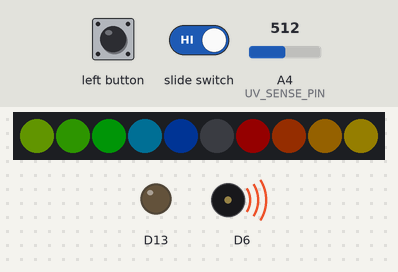
Bench run of a sketch on a simulated Adafruit Circuit Playground Express. Parts: 10 RGB LEDs in strip order, left to right, output pins drawn as LEDs (lit = HIGH), buzzer (waves = sounding). The test bench sets the inputs (shaded band); at power-on: A4 (UV_SENSE_PIN) = 512. Dim RGB values are drawn brighter than linear; what the sketch prints to the serial monitor is not drawn.

Above: at 1.2 s.
1.3 s: left button pressed for 3.2 s
7.5 s: A4 (UV_SENSE_PIN) set to 221
10.5 s: A4 (UV_SENSE_PIN) set to 187
At 11.5 s:
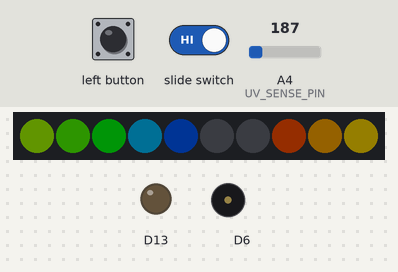
13.5 s: slide switch set LOW
16.5 s: slide switch set HIGH
19.5 s: A4 (UV_SENSE_PIN) set to 122
At 21.0 s:
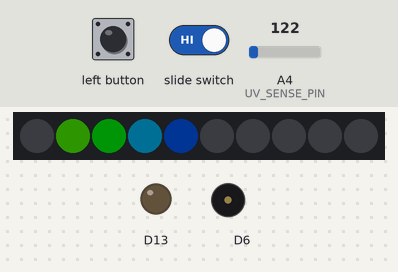
Timing chart, 0 to 22.5 s (numbered marks = the images above; inputs shaded):
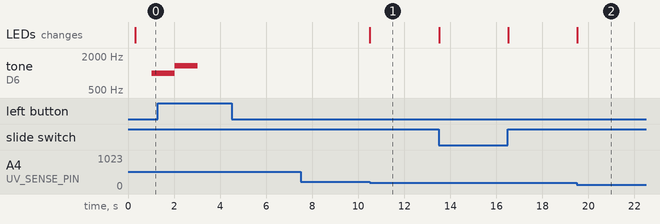

Measured:
- the behaviour switches between 205 and 204 on A4 (UV_SENSE_PIN) (found by bisection; images 0 and 1)
- after the input at 10.5 s, the LEDs: change at once (image 1)
- after the input at 19.5 s, the LEDs: change at once (image 2)

The sketch:

TE_303_UV.ino
```cpp
/*
  UV Project
  TE 303 Prototyping

  This UV project has 2 modes:
  Slide switch - left: Instant UV meter mode will show # of LEDs based on the currently measured UV Index
  Slide switch - right: Cumulative UV exposure mode (currenlty tuned to a demo mode, which will go off  quickly) keeps adding how much exposure you've had and plays an alarm when you've exceeded your daily safe dose of UV.

  (c) 2018 Concepcion Sosa & Duheng "Hansen" Liang

 */

#include <timer.h>
#include <Adafruit_CircuitPlayground.h>
#include <Adafruit_Circuit_Playground.h>

const int UV_SENSE_PIN = A4;
const int LED_COUNT = 10;
bool leftButtonPressed = false;
bool muted = false;
const int UV_EXP_THRESH = 210; // According to EPA, over 30 minutes of UVI 7 exposure can lead to skin damage
int cuUVExp = 0;
int instUVI = 0;
auto timer = timer_create_default();

void setup() {
  // initialize serial communication at 9600 bits per second:
  Serial.begin(9600);
  CircuitPlayground.begin();
}

void loop() {
  timer.tick();
  // read the input on analog pin 0:
  int sensorValue = analogRead(UV_SENSE_PIN);

  //delay(1);        // delay in between reads for stability

  leftButtonPressed = CircuitPlayground.leftButton(); // for muting the alarm


  // if slideswitch is on the left, it's the instant UV meter mode
  if(CircuitPlayground.slideSwitch()){
      showMeter(instUVI);
  }
  // if the slideswitch is on the right, show the cumulative exposure
  else{
    int currentExposure = map(cuUVExp, 0, UV_EXP_THRESH, 0, LED_COUNT);
      showMeter(currentExposure);
  }


  instUVI = map(sensorValue, 0, 1023, 0, 50); // according to Adafruit, the reading 0-5V corresponds linearly to UVI 0 - 50
  timer.every(1000, addExp); // Every minute, add current UVI to cumulative exposure

}

// show a "meter" with the ring of LEDs on the board. Input how many lights should go on
void showMeter(int meterValue) {


  //Limiter
  if (meterValue > LED_COUNT){
    meterValue = LED_COUNT;
  }

  if (meterValue < 0) {
    meterValue = 0;
  }


  // light up the LEDs in their pre-assigned colors while remapping to intuitive order
  switch (meterValue) {
    case 10: CircuitPlayground.setPixelColor(5, 0xff0000);
    case 9: CircuitPlayground.setPixelColor(6, 0xff0000);
    case 8: CircuitPlayground.setPixelColor(7, 0xf94e00);
    case 7: CircuitPlayground.setPixelColor(8, 0xf9a600);
    case 6: CircuitPlayground.setPixelColor(9, 0xf9db00);
    case 5: CircuitPlayground.setPixelColor(0, 0xaaf900);
    case 4: CircuitPlayground.setPixelColor(1, 0x52f900);
    case 3: CircuitPlayground.setPixelColor(2, 0x00f918);
    case 2: CircuitPlayground.setPixelColor(3, 0x00bef9);
    //case 1: CircuitPlayground.setPixelColor(4, 0x005ff9);
    default: CircuitPlayground.setPixelColor(4, 0x005ff9); // always light 1 up to show it's working.
  }

  clearOtherLEDs(meterValue);

}

// turns off all LEDs (somehow the default .clearPixels() doesn't work...)
void clearLEDs(){
  for (int i = 0; i < LED_COUNT; i++){
    CircuitPlayground.setPixelColor(i, 0x000000);
  }
}

// turn the rest of the LEDs not being used
void clearOtherLEDs(int meterValue){
  // turn off LEDs while remapping to intuitive order
  switch (meterValue) {
    case 0:
    case 1: CircuitPlayground.setPixelColor(4, 0x000000);
    case 2: CircuitPlayground.setPixelColor(3, 0x000000);
    case 3: CircuitPlayground.setPixelColor(2, 0x000000);
    case 4: CircuitPlayground.setPixelColor(1, 0x000000);
    case 5: CircuitPlayground.setPixelColor(0, 0x000000);
    case 6: CircuitPlayground.setPixelColor(9, 0x000000);
    case 7: CircuitPlayground.setPixelColor(8, 0x000000);
    case 8: CircuitPlayground.setPixelColor(7, 0x000000);
    case 9: CircuitPlayground.setPixelColor(6, 0x000000);
    case 10: CircuitPlayground.setPixelColor(5, 0x000000);

  }
}

// add current exposure to the cumulative value. Play alarm if cumulative value is above the threshold.
bool addExp(void *){
  cuUVExp += instUVI;
  if(cuUVExp > UV_EXP_THRESH && !muted) {
    playAlarm();
  }
  Serial.println(cuUVExp);
  return true; // keep the timer active by returning true
}

void playAlarm(){
    CircuitPlayground.playTone(1000,1000);
    CircuitPlayground.playTone(1340,1000);
    if(CircuitPlayground.leftButton()){
      muted = true;
    }
    return;
}
```
